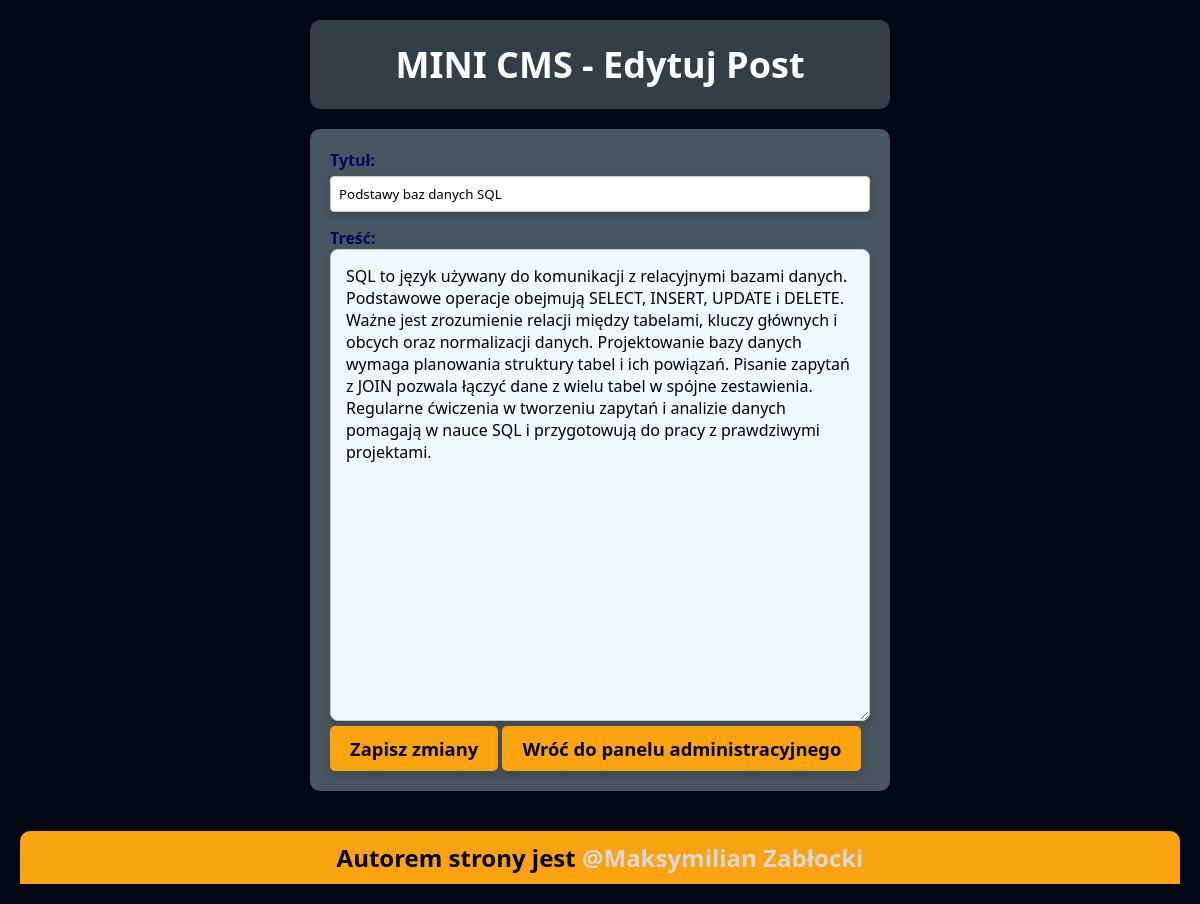
Page /edit.php?id=12 (signed in) on the committed database.
### tables this page shows
CREATE TABLE `posts` (
  `id` int(11) NOT NULL,
  `title` varchar(255) NOT NULL,
  `content` text NOT NULL,
  `created_at` timestamp NOT NULL DEFAULT current_timestamp()
);

### edit.php (the view, shortened to what this page needs)
<!DOCTYPE html>
<html lang="en">
<head>
    <link rel="stylesheet" href="style.css">
</head>
<body>
    <?php
        require_once ('config.php');
        $postId = htmlspecialchars($_GET['id']);
        $q = "SELECT title, content FROM posts WHERE id = ?";
        $stmt = $con->prepare($q);
        $stmt->bind_param('i', $postId);
        $stmt->execute();
        $result = $stmt->get_result();
        $row = $result->fetch_assoc();
    ?>
    <div class="blogHeader">
            <h1>MINI CMS -  Edytuj Post</h1>
    </div>
    <div class="blogForm">
    <form method="post">
        <label for="title">Tytuł:</label><br>
        <input type="text" id="title" name="title" value="<?php echo htmlspecialchars($row['title']);?>"><br>
        <label for="content">Treść:</label><br>
        <textarea id="content" name="content" rows="20" cols="130" required><?php echo htmlspecialchars($row['content'])?></textarea><br>
        <button type="submit">Zapisz zmiany</button>
        <button type="none"><a href="admin.php">Wróć do panelu administracyjnego</a></button>
    </form>
    </div>
    <footer>
        <h2>Autorem strony jest <a href="https://github.com/meks990">@Maksymilian Zabłocki</a></h2>
    </footer>
</body>
</html>

### style.css (style rules this page uses)
:root { --background: #001d3d; --accent: #FCA311; --grey: #333e47; --hover: #ffd60a; --lightGrey: #4a565f; }
* { font-family: system-ui, -apple-system, BlinkMacSystemFont, 'Segoe UI', Roboto, Oxygen, Ubuntu, Cantarell, 'Open Sans', 'Helvetica Neue', sans-serif; margin: 0; padding: 0; box-sizing: border-box; }
body { opacity: 0; animation: fadeIn 0.2s ease-in-out forwards; }
body { background-color: #000814; margin: 20px; text-align: center; }
a { text-decoration: none; color: white; }
.blogHeader { background-color: var(--grey); padding: 20px; width: 50%; margin: 0 auto 20px auto; border-radius: 10px; box-shadow: 0 4px 8px rgba(0, 0, 0, 0.2); }
h1 { font-size: 225%; color: white; }
button a { color: black; }
input { width: 100%; padding: 8px; margin-top: 5px; margin-bottom: 15px; border: 1px solid #ccc; border-radius: 4px; box-shadow: 0 4px 8px rgba(0, 0, 0, 0.2); }
label { font-size: 16px; font-weight: bold; }
button { background-color: var(--accent); border: none; padding: 10px 20px; border-radius: 5px; box-shadow: 0 4px 8px rgba(0, 0, 0, 0.2); cursor: pointer; font-size: 115%; font-weight: bold; }
.blogForm { background-color: var(--lightGrey ); width: 50%; padding: 20px; margin: 0 auto 20px auto; border-radius: 10px; box-shadow: 0 4px 8px rgba(0,0,0,0.2); text-align: left; color: #03045e; }
textarea { width: 100%; max-width: 100%; min-width: 100%; box-sizing: border-box; padding: 15px; border-radius: 8px; border: 1px solid #ccc; background: #f0f9ff; font-size: 16px; box-shadow: 0 4px 8px rgba(0, 0, 0, 0.2); resize: vertical; }
footer { background-color: var(--accent); padding: 10px; width: 100%; margin-top: 40px; border-radius: 10px; border-bottom-left-radius: 0px; border-bottom-right-radius: 0px; box-shadow: 0 4px 8px rgba(0, 0, 0, 0.2); bottom: 0; text-align: center; }
footer a { color: rgb(219, 216, 216); font-weight: bold; }

### rows in the picture
posts: title "Podstawy baz danych SQL", content "SQL to język używany do komunikacji z relacyjnymi bazami danych. Podstawowe operacje obejmują SELECT, INSERT, UPDATE i DELETE. Ważne jest zrozumienie relacji między tabelami, kluczy głównych i obcych oraz normalizacji danych. Projektowanie bazy danych wymaga planowania struktury tabel i ich powiązań. Pisanie zapytań z JOIN pozwala łączyć dane z wielu tabel w spójne zestawienia. Regularne ćwiczenia w tworzeniu zapytań i analizie danych pomagają w nauce SQL i przygotowują do pracy z prawdziwymi projektami."
